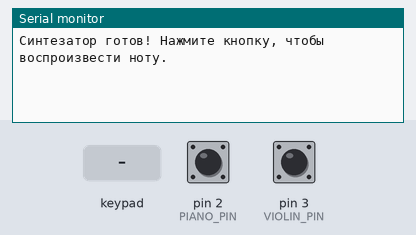
Bench run of a sketch on a simulated Arduino Uno, built with avr-gcc and run on an emulated ATmega328P. On the bench: the last lines printed to the serial monitor. Wiring (inferred from the names in the program): 5×5 keypad (labels assumed): rows pin 14, pin 15, pin 16, pin 17, pin 18; columns pin 5, pin 6, pin 7, pin 8, pin 9. The inputs (shaded band) are chosen by the test bench; at power-on: pin 2 (PIANO_PIN) HIGH, pin 3 (VIOLIN_PIN) HIGH.

Above: at 1.9 s.
2.0 s: key '1' pressed
At 4.2 s:
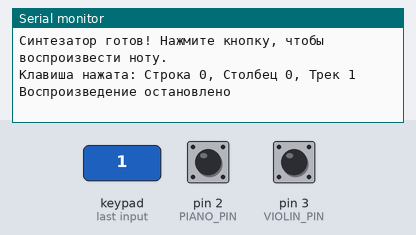
4.5 s: keypad keys 5 6 7 8 9 pressed 0.4 s apart
At 5.6 s:
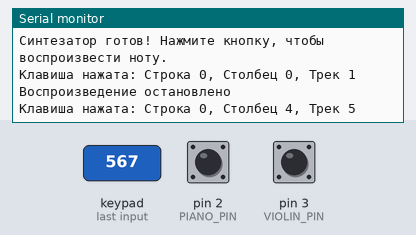
8.0 s: key '2' pressed
At 9.4 s:
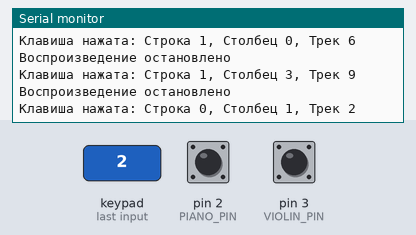
9.5 s: keypad keys 5 6 7 8 9 D pressed 0.4 s apart
At 11.5 s:
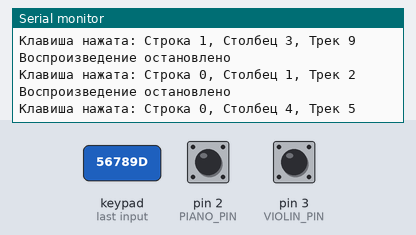
Timing chart, 0 to 13.0 s (numbered marks = the images above; inputs shaded):
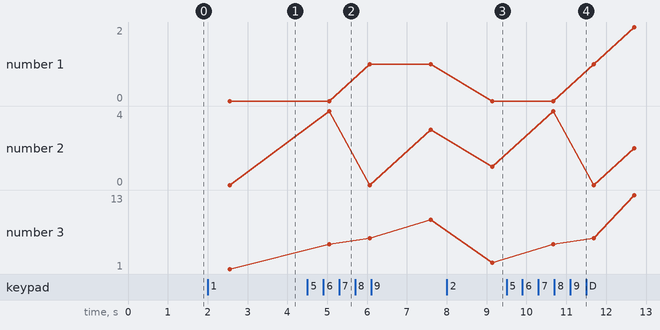

Measured:
- after the input at 2.0 s, the serial monitor: prints a new line after 0.55 s (image 1)
- after the input at 4.5 s, the serial monitor: prints a new line after 0.55 s (image 2)
- after the input at 8.0 s, the serial monitor: prints a new line after 1.1 s (image 3)
- after the input at 9.5 s, the serial monitor: prints a new line after 1.2 s (image 4)
- plotted number 2: 0 → 3 after the input at 4.5 s
- plotted number 3: 1 → 9 after the input at 4.5 s, 9 → 2 after the input at 8.0 s, 2 → 13 after the input at 9.5 s

The sketch:

sketch_music.ino
```cpp
#include "player.h"
#include "keyboard.h"
#include "interrupts.h"

void setup() {
    setup_player();
    setup_keyboard();
    setup_interrupts();

    Serial.println("Синтезатор готов! Нажмите кнопку, чтобы воспроизвести ноту.");
}

void loop() {
    button_pressed = false;
    go_over_keyboard();

    if (no_buttons_pressed()) {
        stop_playing();
    }
}
```

DFRobotDFPlayerMini.cpp
```cpp
// (licence header left out)
#include "DFRobotDFPlayerMini.h"

void DFRobotDFPlayerMini::setTimeOut(unsigned long timeOutDuration){
  _timeOutDuration = timeOutDuration;
}

void DFRobotDFPlayerMini::uint16ToArray(uint16_t value, uint8_t *array){
  *array = (uint8_t)(value>>8);
  *(array+1) = (uint8_t)(value);
}

uint16_t DFRobotDFPlayerMini::calculateCheckSum(uint8_t *buffer){
  uint16_t sum = 0;
  for (int i=Stack_Version; i<Stack_CheckSum; i++) {
    sum += buffer[i];
  }
  return -sum;
}

void DFRobotDFPlayerMini::sendStack(){
  if (_sending[Stack_ACK]) {  //if the ack mode is on wait until the last transmition
    while (_isSending) {
      delay(0);
      available();
    }
  }

#ifdef _DEBUG
  Serial.println();
  Serial.print(F("sending:"));
  for (int i=0; i<DFPLAYER_SEND_LENGTH; i++) {
    Serial.print(_sending[i],HEX);
    Serial.print(F(" "));
  }
  Serial.println();
#endif
  _serial->write(_sending, DFPLAYER_SEND_LENGTH);
  _timeOutTimer = millis();
  _isSending = _sending[Stack_ACK];

  if (!_sending[Stack_ACK]) { //if the ack mode is off wait 10 ms after one transmition.
    delay(10);
  }
}

void DFRobotDFPlayerMini::sendStack(uint8_t command){
  sendStack(command, 0);
}

void DFRobotDFPlayerMini::sendStack(uint8_t command, uint16_t argument){
  _sending[Stack_Command] = command;
  uint16ToArray(argument, _sending+Stack_Parameter);
  uint16ToArray(calculateCheckSum(_sending), _sending+Stack_CheckSum);
  sendStack();
}

void DFRobotDFPlayerMini::sendStack(uint8_t command, uint8_t argumentHigh, uint8_t argumentLow){
  uint16_t buffer = argumentHigh;
  buffer <<= 8;
  sendStack(command, buffer | argumentLow);
}

void DFRobotDFPlayerMini::enableACK(){
  _sending[Stack_ACK] = 0x01;
}

void DFRobotDFPlayerMini::disableACK(){
  _sending[Stack_ACK] = 0x00;
}

bool DFRobotDFPlayerMini::waitAvailable(unsigned long duration){
  unsigned long timer = millis();
  if (!duration) {
    duration = _timeOutDuration;
  }
  while (!available()){
    if (millis() - timer > duration) {
      return false;
    }
    delay(0);
  }
  return true;
}

bool DFRobotDFPlayerMini::begin(Stream &stream, bool isACK, bool doReset){
  _serial = &stream;

  if (isACK) {
    enableACK();
  }
  else{
    disableACK();
  }

  if (doReset) {
    reset();
    waitAvailable(2000);
    delay(200);
  }
  else {
    // assume same state as with reset(): online
    _handleType = DFPlayerCardOnline;
  }

  return (readType() == DFPlayerCardOnline) || (readType() == DFPlayerUSBOnline) || !isACK;
}

uint8_t DFRobotDFPlayerMini::readType(){
  _isAvailable = false;
  return _handleType;
}

uint16_t DFRobotDFPlayerMini::read(){
  _isAvailable = false;
  return _handleParameter;
}

bool DFRobotDFPlayerMini::handleMessage(uint8_t type, uint16_t parameter){
  _receivedIndex = 0;
  _handleType = type;
  _handleParameter = parameter;
  _isAvailable = true;
  return _isAvailable;
}

bool DFRobotDFPlayerMini::handleError(uint8_t type, uint16_t parameter){
  handleMessage(type, parameter);
  _isSending = false;
  return false;
}

uint8_t DFRobotDFPlayerMini::readCommand(){
  _isAvailable = false;
  return _handleCommand;
}

void DFRobotDFPlayerMini::parseStack(){
  uint8_t handleCommand = *(_received + Stack_Command);
  if (handleCommand == 0x41) { //handle the 0x41 ack feedback as a spcecial case, in case the pollusion of _handleCommand, _handleParameter, and _handleType.
    _isSending = false;
    return;
  }

  _handleCommand = handleCommand;
  _handleParameter =  arrayToUint16(_received + Stack_Parameter);

  switch (_handleCommand) {
    case 0x3D:
      handleMessage(DFPlayerPlayFinished, _handleParameter);
      break;
    case 0x3F:
      if (_handleParameter & 0x01) {
        handleMessage(DFPlayerUSBOnline, _handleParameter);
      }
      else if (_handleParameter & 0x02) {
        handleMessage(DFPlayerCardOnline, _handleParameter);
      }
      else if (_handleParameter & 0x03) {
        handleMessage(DFPlayerCardUSBOnline, _handleParameter);
      }
      break;
    case 0x3A:
      if (_handleParameter & 0x01) {
        handleMessage(DFPlayerUSBInserted, _handleParameter);
      }
      else if (_handleParameter & 0x02) {
        handleMessage(DFPlayerCardInserted, _handleParameter);
      }
      break;
    case 0x3B:
      if (_handleParameter & 0x01) {
        handleMessage(DFPlayerUSBRemoved, _handleParameter);
      }
      else if (_handleParameter & 0x02) {
        handleMessage(DFPlayerCardRemoved, _handleParameter);
      }
      break;
    case 0x40:
      handleMessage(DFPlayerError, _handleParameter);
      break;
    case 0x3C:
    case 0x3E:
    case 0x42:
    case 0x43:
    case 0x44:
    case 0x45:
    case 0x46:
    case 0x47:
    case 0x48:
    case 0x49:
    case 0x4B:
    case 0x4C:
    case 0x4D:
    case 0x4E:
    case 0x4F:
      handleMessage(DFPlayerFeedBack, _handleParameter);
      break;
    default:
      handleError(WrongStack);
      break;
  }
}

uint16_t DFRobotDFPlayerMini::arrayToUint16(uint8_t *array){
  uint16_t value = *array;
  value <<=8;
  value += *(array+1);
  return value;
}

bool DFRobotDFPlayerMini::validateStack(){
  return calculateCheckSum(_received) == arrayToUint16(_received+Stack_CheckSum);
}

bool DFRobotDFPlayerMini::available(){
  while (_serial->available()) {
    delay(0);
    if (_receivedIndex == 0) {
      _received[Stack_Header] = _serial->read();
#ifdef _DEBUG
      Serial.print(F("received:"));
      Serial.print(_received[_receivedIndex],HEX);
      Serial.print(F(" "));
#endif
      if (_received[Stack_Header] == 0x7E) {
        _receivedIndex ++;
      }
    }
    else{
      _received[_receivedIndex] = _serial->read();
#ifdef _DEBUG
      Serial.print(_received[_receivedIndex],HEX);
      Serial.print(F(" "));
#endif
      switch (_receivedIndex) {
        case Stack_Version:
          if (_received[_receivedIndex] != 0xFF) {
            return handleError(WrongStack);
          }
          break;
        case Stack_Length:
          if (_received[_receivedIndex] != 0x06) {
            return handleError(WrongStack);
          }
          break;
        case Stack_End:
#ifdef _DEBUG
          Serial.println();
#endif
          if (_received[_receivedIndex] != 0xEF) {
            return handleError(WrongStack);
          }
          else{
            if (validateStack()) {
              _receivedIndex = 0;
              parseStack();
              return _isAvailable;
            }
            else{
              return handleError(WrongStack);
            }
          }
          break;
        default:
          break;
      }
      _receivedIndex++;
    }
  }

  if (_isSending && (millis()-_timeOutTimer>=_timeOutDuration)) {
    return handleError(TimeOut);
  }

  return _isAvailable;
}

void DFRobotDFPlayerMini::next(){
  sendStack(0x01);
}

void DFRobotDFPlayerMini::previous(){
  sendStack(0x02);
}

void DFRobotDFPlayerMini::play(int fileNumber){
  sendStack(0x03, fileNumber);
}

void DFRobotDFPlayerMini::volumeUp(){
  sendStack(0x04);
}

void DFRobotDFPlayerMini::volumeDown(){
  sendStack(0x05);
}

void DFRobotDFPlayerMini::volume(uint8_t volume){
  sendStack(0x06, volume);
}

void DFRobotDFPlayerMini::EQ(uint8_t eq) {
  sendStack(0x07, eq);
}

void DFRobotDFPlayerMini::loop(int fileNumber) {
  sendStack(0x08, fileNumber);
}

void DFRobotDFPlayerMini::outputDevice(uint8_t device) {
  sendStack(0x09, device);
  delay(200);
}

void DFRobotDFPlayerMini::sleep(){
  sendStack(0x0A);
}

void DFRobotDFPlayerMini::reset(){
  sendStack(0x0C);
}

void DFRobotDFPlayerMini::start(){
  sendStack(0x0D);
}

void DFRobotDFPlayerMini::pause(){
  sendStack(0x0E);
}

void DFRobotDFPlayerMini::playFolder(uint8_t folderNumber, uint8_t fileNumber){
  sendStack(0x0F, folderNumber, fileNumber);
}

void DFRobotDFPlayerMini::outputSetting(bool enable, uint8_t gain){
  sendStack(0x10, enable, gain);
}

void DFRobotDFPlayerMini::enableLoopAll(){
  sendStack(0x11, 0x01);
}

void DFRobotDFPlayerMini::disableLoopAll(){
  sendStack(0x11, 0x00);
}

void DFRobotDFPlayerMini::playMp3Folder(int fileNumber){
  sendStack(0x12, fileNumber);
}

void DFRobotDFPlayerMini::advertise(int fileNumber){
  sendStack(0x13, fileNumber);
}

void DFRobotDFPlayerMini::playLargeFolder(uint8_t folderNumber, uint16_t fileNumber){
  sendStack(0x14, (((uint16_t)folderNumber) << 12) | fileNumber);
}

void DFRobotDFPlayerMini::stopAdvertise(){
  sendStack(0x15);
}

void DFRobotDFPlayerMini::stop(){
  sendStack(0x16);
}

void DFRobotDFPlayerMini::loopFolder(int folderNumber){
  sendStack(0x17, folderNumber);
}

void DFRobotDFPlayerMini::randomAll(){
  sendStack(0x18);
}

void DFRobotDFPlayerMini::enableLoop(){
  sendStack(0x19, 0x00);
}

void DFRobotDFPlayerMini::disableLoop(){
  sendStack(0x19, 0x01);
}

void DFRobotDFPlayerMini::enableDAC(){
  sendStack(0x1A, 0x00);
}

void DFRobotDFPlayerMini::disableDAC(){
  sendStack(0x1A, 0x01);
}

int DFRobotDFPlayerMini::readState(){
  sendStack(0x42);
  if (waitAvailable()) {
    if (readType() == DFPlayerFeedBack) {
      return read();
    }
    else{
      return -1;
    }
  }
  else{
    return -1;
  }
}

int DFRobotDFPlayerMini::readVolume(){
  sendStack(0x43);
  if (waitAvailable()) {
    return read();
  }
  else{
    return -1;
  }
}

int DFRobotDFPlayerMini::readEQ(){
  sendStack(0x44);
  if (waitAvailable()) {
    if (readType() == DFPlayerFeedBack) {
      return read();
    }
    else{
      return -1;
    }
  }
  else{
    return -1;
  }
}

int DFRobotDFPlayerMini::readFileCounts(uint8_t device){
  switch (device) {
    case DFPLAYER_DEVICE_U_DISK:
      sendStack(0x47);
      break;
    case DFPLAYER_DEVICE_SD:
      sendStack(0x48);
      break;
    case DFPLAYER_DEVICE_FLASH:
      sendStack(0x49);
      break;
    default:
      break;
  }

  if (waitAvailable()) {
    if (readType() == DFPlayerFeedBack) {
      return read();
    }
    else{
      return -1;
    }
  }
  else{
    return -1;
  }
}

int DFRobotDFPlayerMini::readCurrentFileNumber(uint8_t device){
  switch (device) {
    case DFPLAYER_DEVICE_U_DISK:
      sendStack(0x4B);
      break;
    case DFPLAYER_DEVICE_SD:
      sendStack(0x4C);
      break;
    case DFPLAYER_DEVICE_FLASH:
      sendStack(0x4D);
      break;
    default:
      break;
  }
  if (waitAvailable()) {
    if (readType() == DFPlayerFeedBack) {
      return read();
    }
    else{
      return -1;
    }
  }
  else{
    return -1;
  }
}

int DFRobotDFPlayerMini::readFileCountsInFolder(int folderNumber){
  sendStack(0x4E, folderNumber);
  if (waitAvailable()) {
    if (readType() == DFPlayerFeedBack) {
      return read();
    }
    else{
      return -1;
    }
  }
  else{
    return -1;
  }
}

int DFRobotDFPlayerMini::readFolderCounts(){
  sendStack(0x4F);
  if (waitAvailable()) {
    if (readType() == DFPlayerFeedBack) {
      return read();
    }
    else{
      return -1;
    }
  }
  else{
    return -1;
  }
}

int DFRobotDFPlayerMini::readFileCounts(){
  return readFileCounts(DFPLAYER_DEVICE_SD);
}

int DFRobotDFPlayerMini::readCurrentFileNumber(){
  return readCurrentFileNumber(DFPLAYER_DEVICE_SD);
}
```

DFRobotDFPlayerMini.h
```cpp
// (licence header left out)
#include "Arduino.h"

#ifndef DFRobotDFPlayerMini_cpp
    #define DFRobotDFPlayerMini_cpp


#define DFPLAYER_EQ_NORMAL 0
#define DFPLAYER_EQ_POP 1
#define DFPLAYER_EQ_ROCK 2
#define DFPLAYER_EQ_JAZZ 3
#define DFPLAYER_EQ_CLASSIC 4
#define DFPLAYER_EQ_BASS 5

#define DFPLAYER_DEVICE_U_DISK 1
#define DFPLAYER_DEVICE_SD 2
#define DFPLAYER_DEVICE_AUX 3
#define DFPLAYER_DEVICE_SLEEP 4
#define DFPLAYER_DEVICE_FLASH 5

#define DFPLAYER_RECEIVED_LENGTH 10
#define DFPLAYER_SEND_LENGTH 10

//#define _DEBUG

#define TimeOut 0
#define WrongStack 1
#define DFPlayerCardInserted 2
#define DFPlayerCardRemoved 3
#define DFPlayerCardOnline 4
#define DFPlayerPlayFinished 5
#define DFPlayerError 6
#define DFPlayerUSBInserted 7
#define DFPlayerUSBRemoved 8
#define DFPlayerUSBOnline 9
#define DFPlayerCardUSBOnline 10
#define DFPlayerFeedBack 11

#define Busy 1
#define Sleeping 2
#define SerialWrongStack 3
#define CheckSumNotMatch 4
#define FileIndexOut 5
#define FileMismatch 6
#define Advertise 7

#define Stack_Header 0
#define Stack_Version 1
#define Stack_Length 2
#define Stack_Command 3
#define Stack_ACK 4
#define Stack_Parameter 5
#define Stack_CheckSum 7
#define Stack_End 9

class DFRobotDFPlayerMini {
  Stream* _serial;

  unsigned long _timeOutTimer;
  unsigned long _timeOutDuration = 500;

  uint8_t _received[DFPLAYER_RECEIVED_LENGTH];
  uint8_t _sending[DFPLAYER_SEND_LENGTH] = {0x7E, 0xFF, 06, 00, 01, 00, 00, 00, 00, 0xEF};

  uint8_t _receivedIndex=0;

  void sendStack();
  void sendStack(uint8_t command);
  void sendStack(uint8_t command, uint16_t argument);
  void sendStack(uint8_t command, uint8_t argumentHigh, uint8_t argumentLow);

  void enableACK();
  void disableACK();

  void uint16ToArray(uint16_t value,uint8_t *array);

  uint16_t arrayToUint16(uint8_t *array);

  uint16_t calculateCheckSum(uint8_t *buffer);


  void parseStack();
  bool validateStack();

  uint8_t device = DFPLAYER_DEVICE_SD;

  public:

  uint8_t _handleType;
  uint8_t _handleCommand;
  uint16_t _handleParameter;
  bool _isAvailable = false;
  bool _isSending = false;

  bool handleMessage(uint8_t type, uint16_t parameter = 0);
  bool handleError(uint8_t type, uint16_t parameter = 0);

  uint8_t readCommand();

  bool begin(Stream& stream, bool isACK = true, bool doReset = true);

  bool waitAvailable(unsigned long duration = 0);

  bool available();

  uint8_t readType();

  uint16_t read();

  void setTimeOut(unsigned long timeOutDuration);

  void next();

  void previous();

  void play(int fileNumber=1);

  void volumeUp();

  void volumeDown();

  void volume(uint8_t volume);

  void EQ(uint8_t eq);

  void loop(int fileNumber);

  void outputDevice(uint8_t device);

  void sleep();

  void reset();

  void start();

  void pause();

  void playFolder(uint8_t folderNumber, uint8_t fileNumber);

  void outputSetting(bool enable, uint8_t gain);

  void enableLoopAll();

  void disableLoopAll();

  void playMp3Folder(int fileNumber);

  void advertise(int fileNumber);

  void playLargeFolder(uint8_t folderNumber, uint16_t fileNumber);

  void stopAdvertise();

  void stop();

  void loopFolder(int folderNumber);

  void randomAll();

  void enableLoop();

  void disableLoop();

  void enableDAC();

  void disableDAC();

  int readState();

  int readVolume();

  int readEQ();

  int readFileCounts(uint8_t device);

  int readCurrentFileNumber(uint8_t device);

  int readFileCountsInFolder(int folderNumber);

  int readFileCounts();

  int readFolderCounts();

  int readCurrentFileNumber();

};

#endif
```

interrupts.cpp
```cpp
#include "interrupts.h"

volatile bool piano_flag = true;

void setup_interrupts() {
    pinMode(PIANO_PIN, INPUT_PULLUP);
    pinMode(VIOLIN_PIN, INPUT_PULLUP);

    attachInterrupt(digitalPinToInterrupt(PIANO_PIN), set_piano_flag, FALLING);
    attachInterrupt(digitalPinToInterrupt(VIOLIN_PIN), clear_piano_flag, FALLING);
}

void set_piano_flag() {
    piano_flag = true;
}

void clear_piano_flag() {
    piano_flag = false;
}
```

interrupts.h
```cpp
#ifndef INTERRUPTS_H
#define INTERRUPTS_H

#include <Arduino.h>

extern volatile bool piano_flag;

#define PIANO_PIN 2
#define VIOLIN_PIN 3

void setup_interrupts();
void set_piano_flag();
void clear_piano_flag();

#endif
```

keyboard.cpp
```cpp
#include "keyboard.h"
#include "player.h"

const int ROW_PINS[] = {14, 15, 16, 17, 18};
const int COL_PINS[] = {5, 6, 7, 8, 9};

void setup_keyboard() {
    for (int i = 0; i < ROWS_COUNT; i++) {
        pinMode(ROW_PINS[i], OUTPUT);
        digitalWrite(ROW_PINS[i], HIGH);
    }

    for (int i = 0; i < COLS_COUNT; i++) {
        pinMode(COL_PINS[i], INPUT_PULLUP);
    }
}

void go_over_keyboard() {
    for (int row = 0; row < ROWS_COUNT; row++) {
        activate_row(row);

        for (int col = 0; col < COLS_COUNT; col++) {
            if (key_pressed(col)) {
                delay(DEBOUNCE_DELAY);

                if (key_pressed(col)) {
                    play_track(row, col);
                }
            }
        }
        deactivate_row(row);
    }
}

bool no_buttons_pressed() {
    return !button_pressed && last_played_track != -1;
}

void activate_row(int row) {
    digitalWrite(ROW_PINS[row], LOW);
}

void deactivate_row(int row) {
    digitalWrite(ROW_PINS[row], HIGH);
}

bool key_pressed(int col) {
    return digitalRead(COL_PINS[col]) == LOW;
}
```

keyboard.h
```cpp
#ifndef KEYBOARD_H
#define KEYBOARD_H

#include <Arduino.h>

#define ROWS_COUNT 5
#define COLS_COUNT 5

extern const int ROW_PINS[];
extern const int COL_PINS[];

void setup_keyboard();
void go_over_keyboard();
bool no_buttons_pressed();
void activate_row(int row);
void deactivate_row(int row);
bool key_pressed(int col);

#endif
```

player.cpp
```cpp
#include "player.h"

SoftwareSerial mySerial(10, 11); // RX, TX для DFPlayer
DFRobotDFPlayerMini myDFPlayer;
int last_played_track = -1;
bool button_pressed = false;

void setup_player() {
    Serial.begin(9600);
    mySerial.begin(9600);
    myDFPlayer.begin(mySerial);

    myDFPlayer.volume(VOLUME);
}

void stop_playing() {
    myDFPlayer.stop();
    last_played_track = -1;
    Serial.println("Воспроизведение остановлено");
}

void play_track(int row, int col) {
    int track_number = get_track_number(row, col);

    if (track_number != last_played_track) {
        myDFPlayer.stop();
        delay(DEBOUNCE_DELAY);
        myDFPlayer.play(track_number);
        last_played_track = track_number;

        log_key_pressed(row, col, track_number);
    }
    button_pressed = true;
}

void log_key_pressed(int row, int col, int track_number) {
    Serial.println("Клавиша нажата: Строка " + String(row) + ", Столбец " + String(col) + ", Трек " + String(track_number));
}

int get_track_number(int row, int col) {
    return (piano_flag ? 0 : 25) + row * 5 + col + 1;
}
```

Source omitted: player.h (447 bytes)
